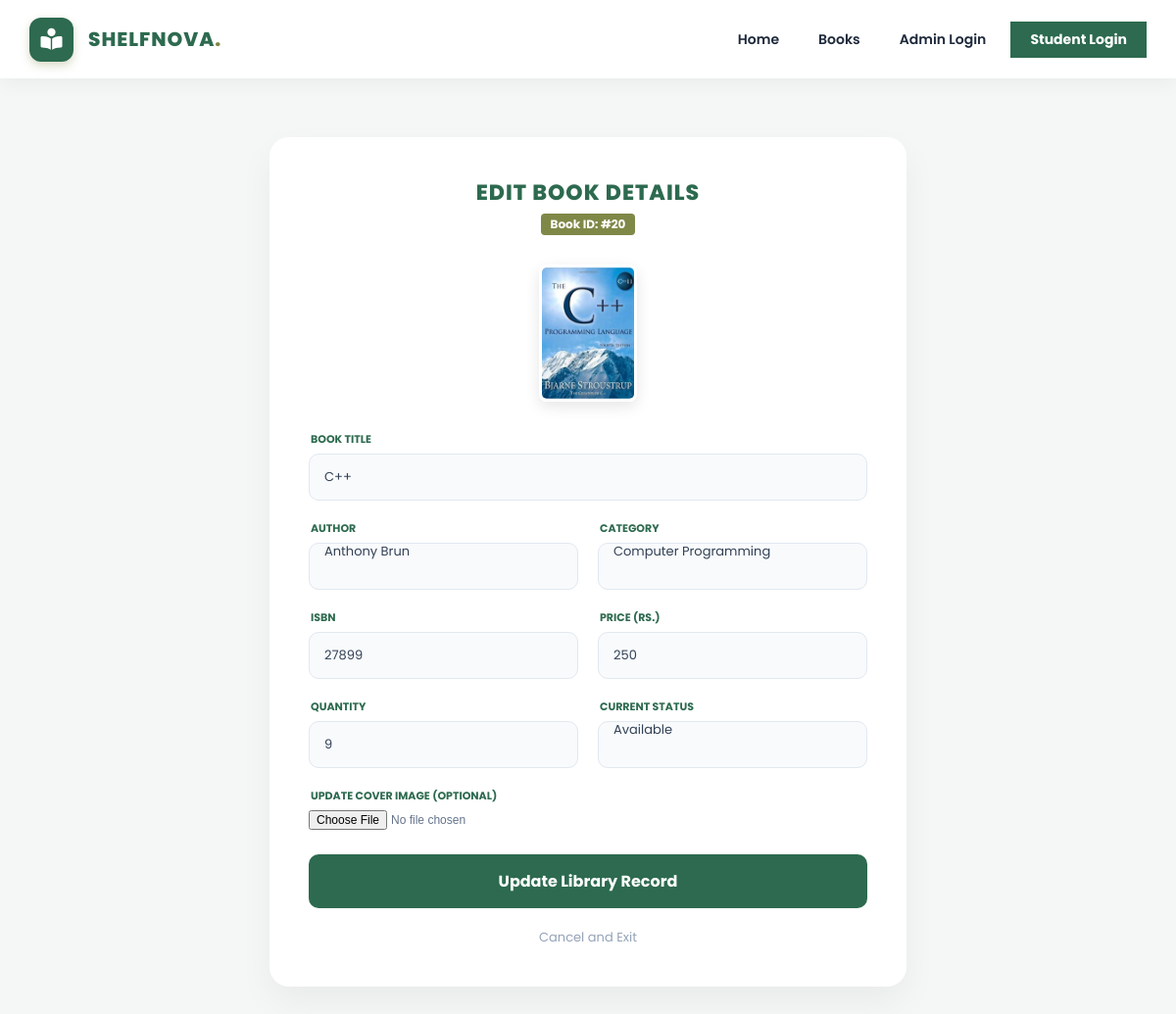
Screenshot of /edit_book.php?ed=20 with the database file from the repository.
### tables this page shows
CREATE TABLE `books` (
  `bookid` int(11) NOT NULL,
  `bookpic` varchar(500) DEFAULT NULL,
  `bookname` varchar(100) DEFAULT NULL,
  `authorid` int(11) DEFAULT NULL,
  `categoryid` int(11) DEFAULT NULL,
  `ISBN` varchar(100) DEFAULT NULL,
  `price` int(11) DEFAULT NULL,
  `quantity` int(11) DEFAULT NULL,
  `status` varchar(100) DEFAULT NULL
);

CREATE TABLE `authors` (
  `authorid` int(11) NOT NULL,
  `authorname` varchar(111) NOT NULL
);

CREATE TABLE `category` (
  `categoryid` int(11) NOT NULL,
  `categoryname` varchar(111) NOT NULL
);

### edit_book.php (the view, shortened to what this page needs)
<?php
	include "connection.php";
    include "admin_navbar.php";
?>
<!DOCTYPE html>
<html lang="en">
<head>
    <link rel="stylesheet" href="https://cdnjs.cloudflare.com/ajax/libs/font-awesome/6.4.0/css/all.min.css" />
    <link rel="stylesheet" href="admin.css?v=<?php echo time(); ?>">
</head>
<body>
    <div class="edit-wrapper">
        <div class="edit-card">
            <?php
                $id = mysqli_real_escape_string($db, $_GET['ed']);
                $q = "SELECT books.*, authors.authorid, authors.authorname, category.categoryid, category.categoryname
                      FROM `books`
                      JOIN `authors` ON authors.authorid=books.authorid
                      JOIN `category` ON category.categoryid=books.categoryid
                      WHERE bookid=$id";
                $res_data = mysqli_query($db, $q) or die(mysqli_error($db));
                while($row = mysqli_fetch_assoc($res_data)) {
                    $bookid=$row['bookid'];
                    $pic=$row['bookpic'];
                    $bookname=$row['bookname'];
                    $authorid=$row['authorid'];
                    $categoryid=$row['categoryid'];
                    $authorname=$row['authorname'];
                    $categoryname=$row['categoryname'];
                    $ISBN=$row['ISBN'];
                    $price=$row['price'];
                    $quantity=$row['quantity'];
                    $status=$row['status'];
                }
            ?>
            <div class="edit-header">
                <h2>Edit Book Details</h2>
                <div class="id-badge">Book ID: #<?php echo $bookid; ?></div>
            </div>
            <div class="preview-box">
                <img src="images/<?php echo $pic; ?>" class="current-cover" alt="Current Cover">
            </div>
            <form action="" method="post" enctype="multipart/form-data">
                <div class="sn-grid">
                    <div class="sn-field full-width">
                        <label>Book Title</label>
                        <input type="text" name="bookname" class="sn-input" value="<?php echo $bookname; ?>" required>
                    </div>
                    <div class="sn-field">
                        <label>Author</label>
                        <select class="sn-select" name="authorname">
                            <option value="<?php echo $authorid;?>"><?php echo $authorname;?></option>
                        </select>
                    </div>
                    <div class="sn-field">
                        <label>Category</label>
                        <select class="sn-select" name="categoryname">
                            <option value="<?php echo $categoryid;?>"><?php echo $categoryname;?></option>
                        </select>
                    </div>
                    <div class="sn-field">
                        <label>ISBN</label>
                        <input type="text" name="ISBN" class="sn-input" value="<?php echo $ISBN; ?>" required>
                    </div>
                    <div class="sn-field">
                        <label>Price (Rs.)</label>
                        <input type="text" name="price" class="sn-input" value="<?php echo $price; ?>" required>
                    </div>
                    <div class="sn-field">
                        <label>Quantity</label>
                        <input type="number" name="quantity" class="sn-input" value="<?php echo $quantity; ?>" required>
                    </div>
                   <div class="sn-field">
    <label>Current Status</label>
    <select name="status" class="sn-select">
        <option value="Available" <?php if($status == 'Available') echo 'selected'; ?>>Available</option>
    </select>
</div>
                    <div class="sn-field full-width">
                        <label>Update Cover Image (Optional)</label>
                        <input type="file" name="file" style="font-size: 12px; color: #64748b;">
                    </div>
                </div>
                <button type="submit" class="btn-save-edit" name="submit">Update Library Record</button>
                <p style="text-align:center; margin-top:20px;">
                    <a href="manage_books.php" style="color:#94a3b8; font-size:13px; text-decoration:none;">Cancel and Exit</a>
                </p>
            </form>
        </div>
    </div>
</body>
</html>

### admin.css (style rules this page uses)
:root { --lib-green: #2d6a4f; --gold-accent: #808847; --white: #ffffff; --text-dark: #1e293b; --text-light: #64748b; }
* { box-sizing: border-box; margin: 0; padding: 0; }
body { font-family: 'Poppins', sans-serif; background-color: #f4f7f5; }

### edit_book.php (style rules this page uses)
.edit-wrapper { padding: 60px 20px; background-color: #f4f7f5; min-height: 90vh; display: flex; justify-content: center; align-items: center; }
.edit-card { background: white; width: 100%; max-width: 650px; border-radius: 20px; box-shadow: 0 15px 35px rgba(0,0,0,0.05); padding: 40px; }
.edit-header { text-align: center; margin-bottom: 30px; }
.edit-header h2 { color: #2d6a4f; font-size: 22px; font-weight: 800; text-transform: uppercase; letter-spacing: 1px; margin: 0; }
.preview-box { display: flex; justify-content: center; margin-bottom: 30px; }
.current-cover { width: 100px; height: 140px; object-fit: cover; border-radius: 8px; border: 3px solid #fff; box-shadow: 0 5px 15px rgba(0,0,0,0.1); }
.sn-grid { display: grid; grid-template-columns: 1fr 1fr; gap: 20px; text-align: left; }
.full-width { grid-column: span 2; }
.sn-field label { display: block; font-size: 11px; font-weight: 700; color: #2d6a4f; text-transform: uppercase; margin-bottom: 6px; margin-left: 2px; }
.sn-input, .sn-select { all: unset !important; display: block !important; box-sizing: border-box !important; width: 100% !important; height: 48px !important; background-color: #f8fafc !important; border: 1.5px solid #e2e8f0 !important; border-radius: 10px !important; padding: 0 15px !important; font-family: 'Poppins', sans-serif !important; font-size: 13px !important; color: #334155 !important; transition: 0.3s ease !important; }
.id-badge { background: #808847; color: white; padding: 2px 10px; border-radius: 4px; font-size: 12px; font-weight: 700; margin-top: 5px; display: inline-block; }
.btn-save-edit { all: unset !important; display: block !important; width: 100% !important; box-sizing: border-box !important; background-color: #2d6a4f !important; color: white !important; text-align: center !important; padding: 15px !important; border-radius: 10px !important; font-weight: 700 !important; cursor: pointer !important; margin-top: 25px !important; text-transform: uppercase; letter-spacing: 1px; }

### rows the page displays
books: bookid "20", bookpic (picture), bookname "C++", authorname "Anthony Brun", categoryname "Computer Programming", ISBN "27899", price "250", quantity "9", status "Available"
